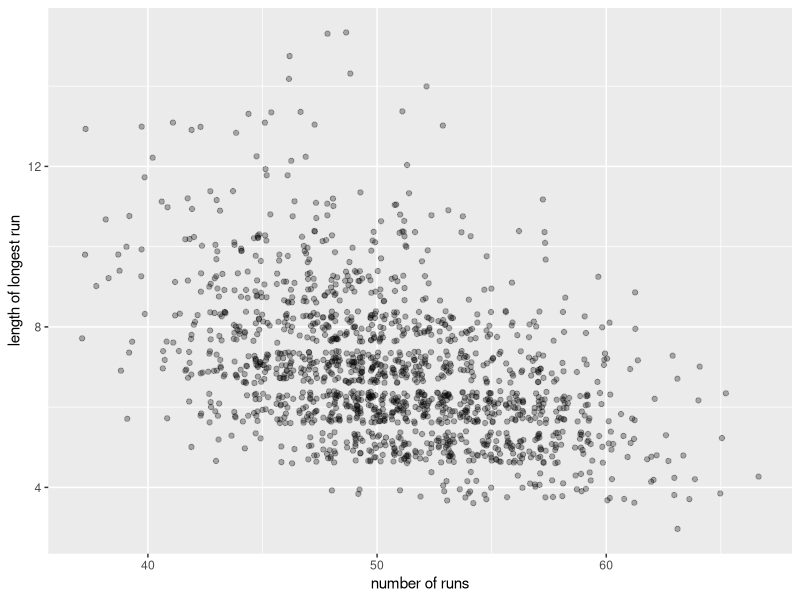
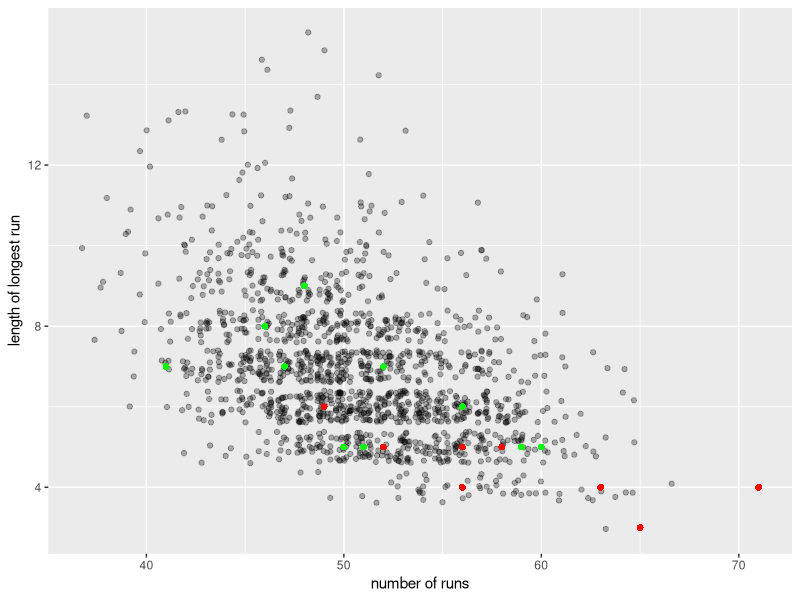

Write the R code that produced these figures, in order.
## ---- chunk 1
##| eval: false
library(tidyverse)
coin = c(0,1)
### simulate sequences and compute (number of runs, length of longest run) for each.
flips = replicate(1500,{
  x<-sample(coin, 100, replace = TRUE)
  result = c(longest_run = max(rle(x)$lengths),
             n_switches = sum(diff(x) != 0))
})

## ---- chunk 2
##| eval: false
### plotting the simulated probability distribution
ggplot(data.frame(t(flips)), aes(x=n_switches + 1, y = longest_run)) + 
  geom_jitter(alpha =0.3) + 
  xlab("number of runs") +
  ylab("length of longest run")
## ---- chunk 3
##| eval: false
### adding points
### annotating with their values 
### green for real and red for fake
ggplot(data.frame(t(flips)), aes(x=n_switches + 1, y = longest_run)) + 
  geom_jitter(alpha =0.3) + 
  xlab("number of runs") +
  ylab("length of longest run") + 
  geom_point(aes(x=56, y = 6), color = "green", pch = 16, size = 2) +
  geom_point(aes(x=56, y = 5), color = "red", pch = 16, size = 2) +
  geom_point(aes(x=59, y = 5), color = "green", pch = 16, size = 2) +
  geom_point(aes(x=71, y = 4), color = "red", pch = 16, size = 2) +
  geom_point(aes(x=41, y = 7), color = "green", pch = 16, size = 2) +
  geom_point(aes(x=48, y = 9), color = "red", pch = 16, size = 2) +
  geom_point(aes(x=52, y = 7), color = "green", pch = 16, size = 2) +
  geom_point(aes(x=47, y = 7), color = "green", pch = 16, size = 2) +
  geom_point(aes(x=56, y = 4), color = "red", pch = 16, size = 2) +
  geom_point(aes(x=49, y = 6), color = "red", pch = 16, size = 2) +
  geom_point(aes(x=48, y = 9), color = "green", pch = 16, size = 2) +
  geom_point(aes(x=65, y = 3), color = "red", pch = 16, size = 2) +
  geom_point(aes(x=52, y = 5), color = "red", pch = 16, size = 2) +
  geom_point(aes(x=51, y = 5), color = "green", pch = 16, size = 2) +
  geom_point(aes(x=63, y = 4), color = "red", pch = 16, size = 2) +
  geom_point(aes(x=58, y = 5), color = "red", pch = 16, size = 2) +
  geom_point(aes(x=60, y = 5), color = "green", pch = 16, size = 2) +
  geom_point(aes(x=46, y = 8), color = "green", pch = 16, size = 2) +
  geom_point(aes(x=50, y = 5), color = "green", pch = 16, size = 2)
